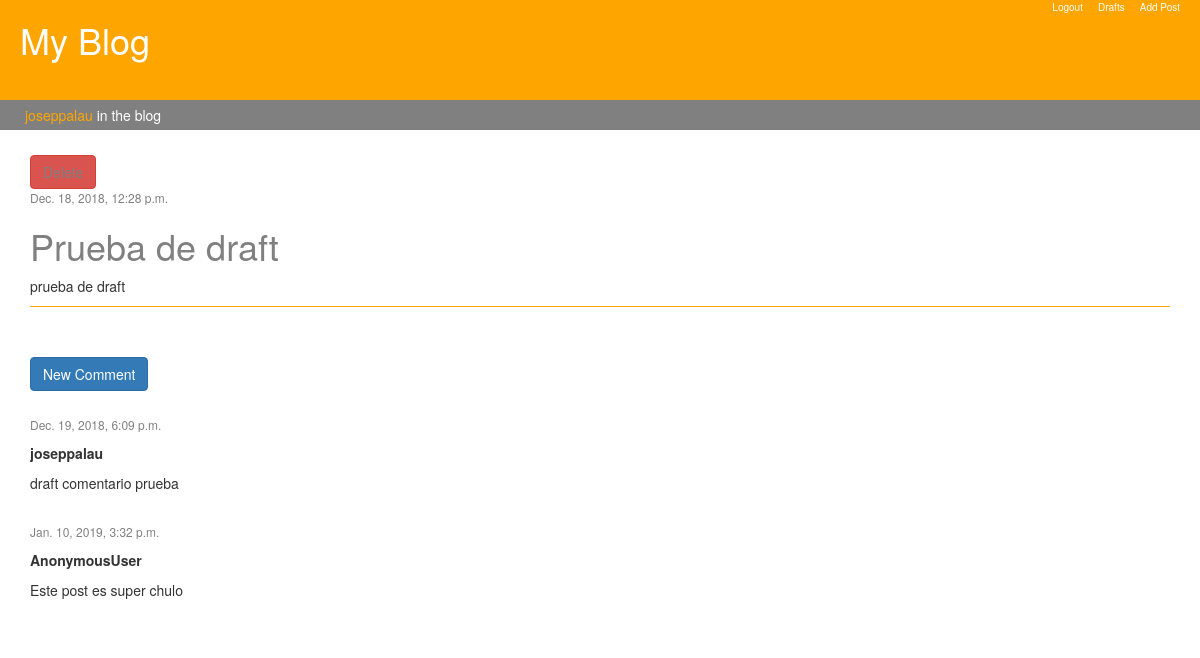
/post/6/ (signed in), run on the app's committed database.
### blog/models.py (models this page shows, shortened)
class Post(models.Model):
    author = models.ForeignKey('auth.User', on_delete=models.CASCADE)
    title = models.CharField(max_length=200)
    post_text = models.TextField(default=" ")
    created_date = models.DateTimeField(default=timezone.now)
    published_date = models.DateTimeField(blank=True, null=True)
    visits = models.PositiveIntegerField(default=0)

class Comment(models.Model):
    post = models.ForeignKey('blog.Post', on_delete=models.CASCADE, related_name = 'comments')
    author = models.CharField(max_length=200)
    text = models.TextField()
    created_date = models.DateTimeField(default=timezone.now)
    approved = models.BooleanField(default=False)

### blog/views.py (the view)
# urls.py: path('post/<int:pk>/', views.post_detail, name='post_detail'),
def post_detail(request, pk):
    post = get_object_or_404(Post, pk=pk)
    post.visits += 1
    post.save()
    stuff_frontend = {'post': post}
    return render(request, 'blog/post_detail.html', stuff_frontend)

### blog/templates/blog/post_detail.html (shortened to what this page needs)
{% extends 'blog/base.html' %}
{% block content %}
        <div class="post">
            {% if user.is_authenticated %}
                <a href="{% url 'remove_post' pk=post.pk %}" class="btn btn-danger">Delete</a>
            {% endif %}
            <div class="date">
                {% if post.published_date %}
                    {{ post.published_date }}
                {% endif %}
            </div>
             <h1>{{ post.title }}</h1>
             <p>{{ post.post_text }}</p>
        </div>
        <div>
            <a href="{% url 'add_comment' pk=post.pk %}" class="btn btn-primary" style="margin-bottom:25px">New Comment</a>
        </div>
          {% for comment in post.comments.all %}
            <div>
                {% if user.is_authenticated or comment.approved %}
                    <div class="date">
                        <p>{{comment.created_date}}</p>
                    </div>
                    <p><strong>{{comment.author}}</strong></p>
                    <p>{{comment.text}}</p>
                    <br>
                {% endif %}
            </div>
            {% empty %}
            <p>No comments yet...</p>
          {% endfor %}
{% endblock %}

### blog/templates/blog/base.html (shortened to what this page needs)
{% load staticfiles %}
<!DOCTYPE html>
<html lang="en">
<head>
    <link rel="stylesheet" href="https://maxcdn.bootstrapcdn.com/bootstrap/3.3.7/css/bootstrap.min.css">
    <link rel="stylesheet" href="{% static 'css/style.css' %}">
</head>
<body>
<div class = "page-header">
    <h1><a href="/">My Blog</a></h1>
    <ul>
        {% if user.is_authenticated %}
            <li>
                <p>Add Post</p>
            </li>
            <li>
                <p>Drafts</p>
            </li>
            <li>
                <p>Logout</p>
            </li>
        {% else %}
            <li>
                <a href="/accounts/login"><i class="fas fa-sign-in-alt"></i></a>
                <p>Login</p>
            </li>
        {% endif %}
    </ul>
</div>
<div class="nav-user">
    {% if user.is_authenticated %}
        <p><span style="color:orange">{{user.username}}</span> in the blog</p>
    {% else %}
        <p><a href="/accounts/login">Log in</a> to edit your posts</p>
    {% endif %}
</div>
<div class="container">
    {% block content %}
    {% endblock %}
</div>
</body>
</html>

### blog/static/css/style.css (style rules this page uses)
.page-header { background-color: orange; height:100px; width:100%; font-size: 45px; margin-top:0px; vertical-align:middle; margin-bottom:0px; border-bottom:1px solid orange; }
.page-header h1 { display:inline-block; width: 200px; padding-left:20px; }
.page-header a { color:white; align:center; }
.page-header ul { list-style-type: none; width:500px; display:inline-block; vertical-align:middle; height:100px; float:right; padding-right:15px; }
.page-header ul li { float:right; display:inline-block; height:100px; vertical-align:middle; margin-left:10px; margin-right:5px; }
.page-header ul li p { color:white; font-size:10px; text-align:center; }
.nav-user { height:30px; align-items:center; margin-bottom:25px; background-color:grey; color:white; padding-left:25px; }
.nav-user p { padding-top:5px; }
.container { width:75% margin:0 auto; }
.post { margin-bottom:50px; border-bottom:0.5px solid orange; }
.post a, h2, h1 { color:grey; }
.date { font-size:12px; color:grey; }

### data on the page
Post: published_date "Dec. 18, 2018, 12:28 p.m.", title "Prueba de draft", post_text "prueba de draft"
Comment: created_date "Dec. 19, 2018, 6:09 p.m.", author "joseppalau", text "draft comentario prueba"
Comment: created_date "Jan. 10, 2019, 3:32 p.m.", author "AnonymousUser", text "Este post es super chulo"

### other printed values
{{ user.username }} "joseppalau"
